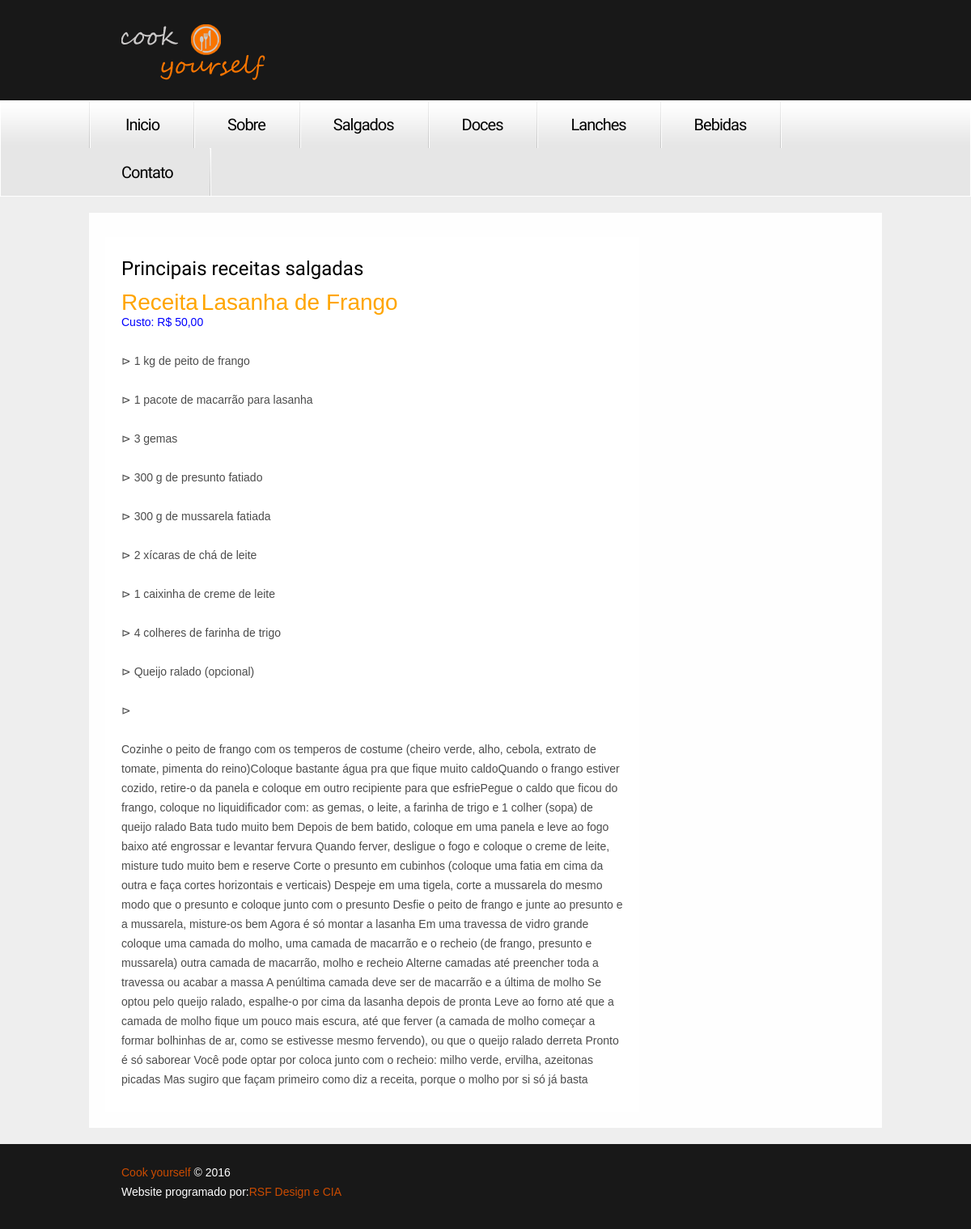
The page /Portal/salgados.php on the database its author committed.
### tables this page shows
create table tbl_receita(
receita_id int auto_increment not null,
receita_ingrediente1 varchar(50),
receita_ingrediente2 varchar(50),
receita_ingrediente3 varchar(50),
receita_ingrediente4 varchar(50),
receita_ingrediente5 varchar(50),
receita_ingrediente6 varchar(50),
receita_ingrediente7 varchar(50),
receita_ingrediente8 varchar(50),
receita_ingrediente9 varchar(50),
receita_ingrediente10 varchar(50),
receita_titulo varchar(30),
receita_preparo varchar(2000),
receita_tipo varchar (15),
receita_rendimento varchar (30),
receita_tempoPreparo varchar (30),
receita_custoTotal varchar (30),
primary key(receita_id)
);

### Portal/salgados.php (the view, shortened to what this page needs)
<!DOCTYPE html>
<html lang="en">
<head>
    <link rel="stylesheet" href="css/reset.css" type="text/css" media="screen">
    <link rel="stylesheet" href="css/style.css" type="text/css" media="screen">
    <link rel="stylesheet" href="css/layout.css" type="text/css" media="screen">
</head>
<body id="page3">
	<div id="bgSlider"></div>
	<div class="extra">
        <header>
        	<div class="top-row">
            	<div class="main">
                	<div class="wrapper">
                        <h1><a href="index.php">GoodCook</a></h1>
                        </div>
                </div>
            </div>
            <div class="menu-row">
            	<div class="menu-border">
                	<div class="main">
                        <nav>
                            <ul class="menu">
                                <li><a class="inicio" href="index.php">Inicio</a></li>
                                <li><a href="sobre.php">Sobre</a></li>
                                <li><a class="salgados.php" href="salgados.php">Salgados</a></li>
                                <li><a href="doces.php">Doces</a></li>
                                <li><a href="lanches.php">Lanches</a></li>
                                <li><a href="bebidas.php">Bebidas</a></li>
                                <li class="last"><a href="contato.php">Contato</a></li>
                            </ul>
                        </nav>
                    </div>
                </div>
            </div>
        </header>
        <div class="inner">
            <div class="main">
                <section id="content">
                    <div class="indent">
                    	<div class="wrapper">
                        	<article class="col-1">
                                <div class="bg">
                                    <div class="padding">
                                        <h3 class="p2">Principais receitas salgadas</h3>
                                        <div class="salgadas">
                                            <div class="extra-wrap">
											<?php
													$servername = "localhost";
													$username = "alunos";
													$password = "etec";
													$dbname = "db_CookYourself";
													$conn = new mysqli($servername, $username, $password, $dbname);
													$sql = "SELECT receita_titulo, receita_custoTotal, receita_preparo, receita_ingrediente1,
													receita_ingrediente2,
													receita_ingrediente3,
													receita_ingrediente4,
													receita_ingrediente5,
													receita_ingrediente6,
													receita_ingrediente7,
													receita_ingrediente8,
													receita_ingrediente9,
													receita_ingrediente10
													FROM tbl_receita where receita_tipo = 'Salgado';";
													$result = $conn->query($sql);
													if ($result->num_rows > 0) {
														while($row = $result->fetch_assoc()) {
															?>
															<font style="font-size:200%;"color="orange">Receita</font>
															<font style="font-size:200%;"color="orange">
															<?php
															echo $row["receita_titulo"];
															?>
															</font>
															<font style="font-size:100%;"color="blue">
															<?php
															echo "<br>";
															echo "Custo: " . $row["receita_custoTotal"];
															?>
															</font>
															<?php
															echo "<br>";
															echo "<br>";
															echo "⊳ ";
															echo $row["receita_ingrediente1"];
															echo "<br>";
															echo "<br>";
															echo "⊳ ";
															echo $row["receita_ingrediente2"];
															echo "<br>";
															echo "<br>";
															echo "⊳ ";
															echo $row["receita_ingrediente3"];
															echo "<br>";
															echo "<br>";
															echo "⊳ ";
															echo $row["receita_ingrediente4"];
															echo "<br>";
															echo "<br>";
															echo "⊳ ";
															echo $row["receita_ingrediente5"];
															echo "<br>";
															echo "<br>";
															echo "⊳ ";
															echo $row["receita_ingrediente6"];
															echo "<br>";
															echo "<br>";
															echo "⊳ ";
															echo $row["receita_ingrediente7"];
															echo "<br>";
															echo "<br>";
															echo "⊳ ";
															echo $row["receita_ingrediente8"];
															echo "<br>";
															echo "<br>";
															echo "⊳ ";
															echo $row["receita_ingrediente9"];
															echo "<br>";
															echo "<br>";
															echo "⊳ ";
															echo "<br>";
															echo "<br>";
															echo $row["receita_preparo"]. "<br>";
														}
													} else {
														echo "0 results";
													}
													?>
                                    </div>
                                </div>
                        </div>
                    </div>
                </section>
                <div class="block"></div>
            </div>
        </div>
    </div>
    <footer>
    	<div class="padding">
        	<div class="main">
                <div class="wrapper">
                	<div class="fleft footer-text">
                        <span>Cook yourself</span> &copy; 2016
                        <strong>Website programado por:<a>RSF Design e CIA</a> </strong>
            </div>
        </div>
    </footer>
</body>
</html>

### Portal/css/style.css (style rules this page uses)
article, aside, audio, canvas, command, datalist, details, embed, figcaption, figure, footer, header, hgroup, keygen, meter, nav, output, progress, section, source, video { display:block; }
html { width:100%; }
body { font-family:Arial, Helvetica, sans-serif;font-size:100%;color:#4c4c4c;min-width:980px;background:#eee }
.bg { width:100%; padding:25px 0 28px; background:url(../images/bg-tail.png) left top repeat; }
.bg .padding { padding:0 20px 0 39px; }
.main { width:980px; padding:0; margin:0 auto; font-size:0.875em; line-height:1.714em; position:relative; }
a { color:#ca4b00; outline:none; }
.col-1, .col-2, .col-3, .column-1, .column-2 { float:left; }
.wrapper { width:100%; overflow:hidden; position:relative; }
.extra-wrap { overflow:hidden; }
.p2 { margin-bottom:15px; }
.fleft { float:left; }
.inner { padding:20px 0; }
.indent { padding:0 40px 0 20px; }
.menu li a, .list-2 li a, .pagination li a, .link, .button-1, .button-2, h1 a { text-decoration:none; }
header { width:100%; position:relative; z-index:2; }
.top-row { width:100%; padding:30px 0 25px 0; background:url(../images/header-tail.png) center top repeat; }
.menu-row { width:100%; padding:0; border-bottom:1px solid #fff; background:url(../images/menu-row-tail.gif) center top repeat-x #e6e6e6; }
.menu-border { border-left:1px solid #fff; border-right:1px solid #fff; }
h1 { padding:0 0 0 40px; float:left; }
h1 a { display:block; width:240px; height:69px; text-indent:-9999px; background:url(../images/logo.png) 0 0 no-repeat; }
.menu { width:100%; min-height:58px; overflow:hidden; background:url(../images/menu-spacer.gif) left top no-repeat; }
.menu li { float:left; position:relative; background:url(../images/menu-spacer.gif) right top no-repeat; }
.menu li a { display:block; font-family: 'Adamina', serif; font-size:20px; line-height:2.5em; letter-spacing:-1px; padding:5px 44px 4px 40px; color:#000; }
.menu > li:first-child > a { padding:5px 44px 4px 45px; }
.menu li.last a { padding:5px 47px 4px 40px; }
#content { width:100%; padding:30px 0 43px; background:url(../images/content-tail.png) left top repeat; position:relative; z-index:1; }
h3 { font-family: 'Adamina', serif; font-size:24px; line-height:1.208em; font-weight:400; margin-bottom:8px; color:#000; }
footer { width:100%; height:105px; background:url(../images/footer-tail.png) center top repeat; position:relative; overflow:hidden; z-index:99; }
footer .padding { padding:27px 0; }
.footer-text { font-size:14px; line-height:1.214em; color:#fff; padding-left:40px; }
.footer-text span { color:#ca4b00; }
.footer-text strong { display:block; font-weight:normal; padding-top:7px; }
.block { height:105px; }
.extra { min-height:100%; height:auto !important; height:100%; margin: 0 auto -105px; position:relative; overflow:hidden; }
html, body { height:100%; }

### Portal/css/layout.css (style rules this page uses)
#page3 #content { padding:30px 0 20px; }
#page3 .col-1 { width:660px; margin-right:20px; }
#page3 .bg .padding { padding:0 20px; }

### rows shown on the page
tbl_receita: receita_titulo "Lasanha de Frango", receita_custoTotal "R$ 50,00", receita_ingrediente1 "1 kg de peito de frango", receita_ingrediente2 "1 pacote de macarrão para lasanha", receita_ingrediente3 "3 gemas", receita_ingrediente4 "300 g de presunto fatiado", receita_ingrediente5 "300 g de mussarela fatiada", receita_ingrediente6 "2 xícaras de chá de leite", receita_ingrediente7 "1 caixinha de creme de leite", receita_ingrediente8 "4 colheres de farinha de trigo", receita_ingrediente9 "Queijo ralado (opcional)", receita_preparo "Cozinhe o peito de frango com os temperos de costume (cheiro verde, alho, cebola, extrato de tomate, pimenta do reino)Coloque bastante água pra que fique muito caldoQuando o frango estiver cozido, retire-o da panela e coloque em outro recipiente para que esfriePegue o caldo que ficou do frango, coloque no liquidificador com: as gemas, o leite, a farinha de trigo e 1 colher (sopa) de queijo ralado Bata tudo muito bem Depois de bem batido, coloque em uma panela e leve ao fogo baixo até engrossar e levantar fervura Quando ferver, desligue o fogo e coloque o creme de leite, misture tudo muito bem e reserve Corte o presunto em cubinhos (coloque uma fatia em cima da outra e faça cortes…"
